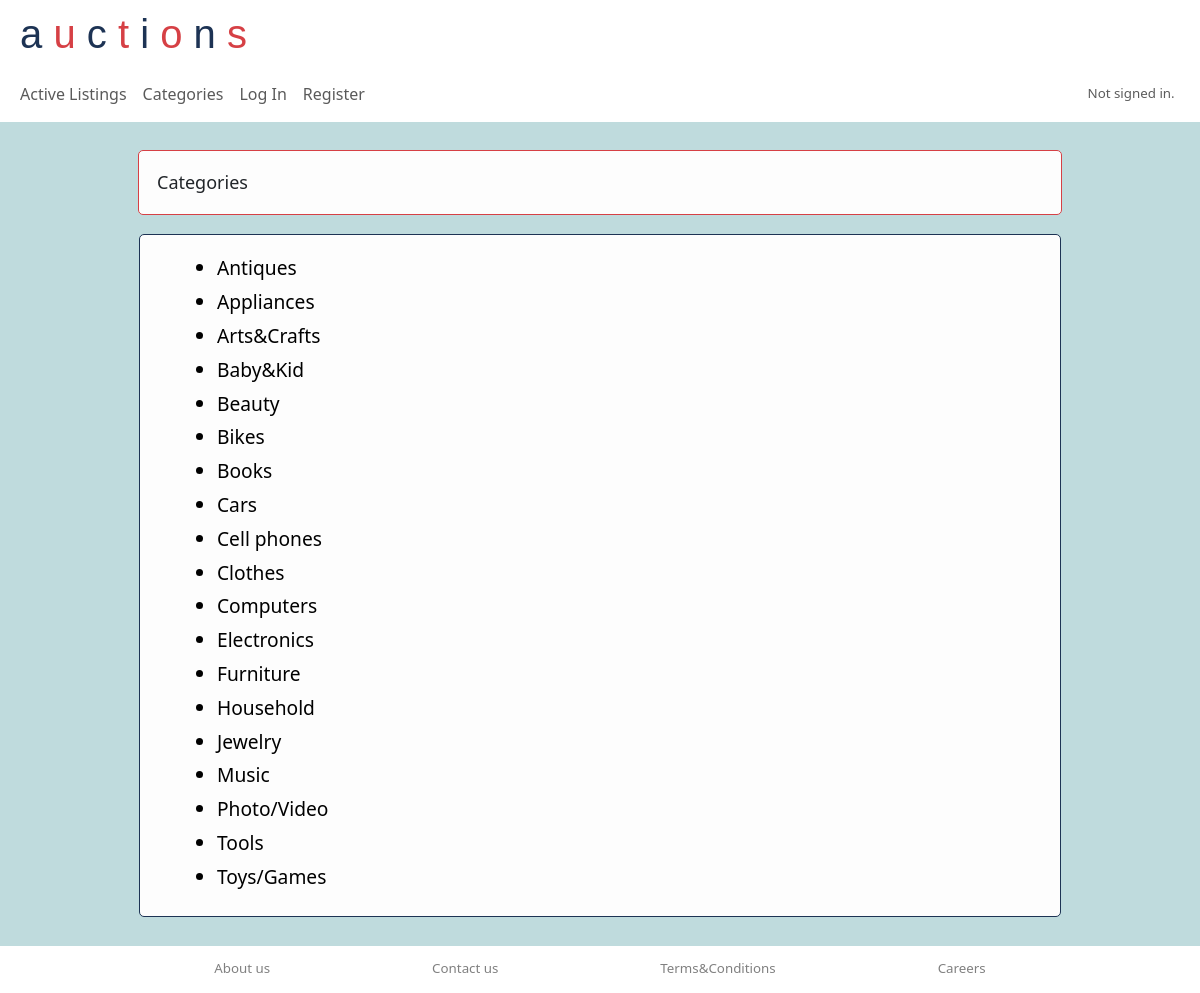
The page /categories on the database its author committed.
### auctions/models.py (models this page shows, shortened)
class Categories(models.Model):
    category_list = models.CharField(max_length=20)

### auctions/views.py (the view)
# urls.py: path("categories", views.categories, name="categories"),
def categories(request):
    categories = Categories.objects.all()
    return render(request, "auctions/categories.html",{
        "categories": categories
    })

### auctions/templates/auctions/categories.html (shortened to what this page needs)
{% extends "auctions/layout.html" %}
{% block body %}
    <div class="body">
        <div class="wrapper">
            <div class="title-container">Categories</div>
            <ul class="primary-container" id="categories">
                {% for category in categories %}
                <a href="{% url 'category_listings' category.id %}"><li class="category">{{ category.category_list }}</li></a>
                {% endfor %}
            </UL>
        </div>
    </div>
{% endblock %}

### auctions/templates/auctions/layout.html (shortened to what this page needs)
{% load static %}
<!DOCTYPE html>
<html lang="en">
    <head>
        <link href="https://cdn.jsdelivr.net/npm/bootstrap@5.3.2/dist/css/bootstrap.min.css" rel="stylesheet">
        <link rel="stylesheet" href="{% static 'auctions/styles.css' %}" type="text/css">
    </head>
    <body>
        <h1 class="title">
            <span style="color:#1D3354">a</span>
            <span style="color:#D64045">u</span>
            <span style="color:#1D3354">c</span>
            <span style="color:#D64045">t</span>
            <span style="color:#1D3354">i</span>
            <span style="color:#D64045">o</span>
            <span style="color:#1D3354">n</span>
            <span style="color:#D64045">s</span>
        </h1>
        <nav class="navbar navbar-expand-md" >
            <div class="container-fluid">
                <div class="collapse navbar-collapse" id="navbarNav">
                    <ul class="navbar-nav">
                        <li class="nav-item">
                            <a class="nav-link" href="{% url 'index' %}">Active Listings</a>
                        </li>
                        <li>
                            <a class="nav-link" href="{% url 'categories' %}">Categories</a>
                        </li>
                        {% if user.is_authenticated %}
                            <li class="nav-item">
                                <a class="nav-link" href="{% url 'add_listing' %}">Add Listing</a>
                            </li>
                            <li class="nav-item">
                                <a class="nav-link"  href="{% url 'watchlist' %}">Watchlist</a>
                            </li>
                            <li class="nav-item">
                                <a class="nav-link" href="{% url 'logout' %}">Log Out</a>
                            </li>
                        {% else %}
                            <li class="nav-item">
                                <a class="nav-link" href="{% url 'login' %}">Log In</a>
                            </li>
                            <li class="nav-item">
                                <a class="nav-link" href="{% url 'register' %}">Register</a>
                            </li>
                        {% endif %}
                    </ul>
                </div>
                <div class="nav-end">
                    {% if user.is_authenticated %}
                        <div>Signed in as <strong>{{ user.username }}</strong></div>
                    {% else %}
                        <div>Not signed in.</div>
                    {% endif %}
                </div>
            </div>
        </nav>
        {% block body %}
        {% endblock %}
    </body>
    <footer class="wrapper">
        <div>About us</div>
        <div>Contact us</div>
        <div>Terms&Conditions</div>
        <div>Careers</div>
    </footer>
</html>

### auctions/static/auctions/styles.css (style rules this page uses)
body { font-family: 'Segoe UI', Tahoma, Geneva, Verdana, sans-serif; }
footer { display: flex; justify-content: space-around; padding: 1em; color: grey; font-size: smaller; }
.wrapper { max-width: 960px; margin-inline: auto; }
.title { font-family:Impact, Haettenschweiler, 'Arial Narrow Bold', sans-serif; padding: 10px 20px 0px 20px; }
.body { padding: 10px; background-color: #bfdbdd; }
.nav-end { padding-right: 1em; color: rgb(92, 92, 92); font-size: smaller; }
a { color: black; text-decoration: none; }
.title-container { font-size: 18px; border: #D64045 solid 1px; border-radius: 5px; margin: 1em; padding: 1em; background-color: rgb(253, 253, 253); }
.primary-container { margin: 1em; border:#1D3354 solid 1px; background-color: rgb(253, 253, 253); border-radius: 5px; padding: 1em 1em 1em 1em; }
#categories { padding-left: 4em; font-size: larger; }
.category { padding-bottom: 5px; }

### rows shown on the page
Categories: category_list "Antiques"
Categories: category_list "Appliances"
Categories: category_list "Arts&Crafts"
Categories: category_list "Baby&Kid"
Categories: category_list "Beauty"
Categories: category_list "Bikes"
Categories: category_list "Books"
Categories: category_list "Cars"
Categories: category_list "Cell phones"
Categories: category_list "Clothes"
Categories: category_list "Computers"
Categories: category_list "Electronics"
Categories: category_list "Furniture"
Categories: category_list "Household"
Categories: category_list "Jewelry"
Categories: category_list "Music"
Categories: category_list "Photo/Video"
Categories: category_list "Tools"
Categories: category_list "Toys/Games"
